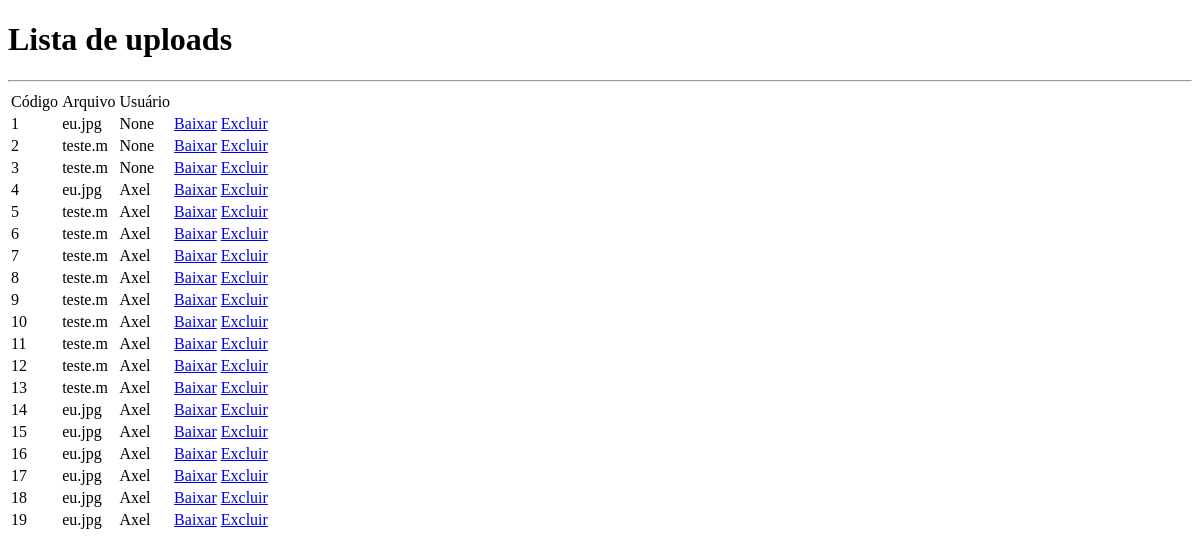
The app's page /uploads, older data.
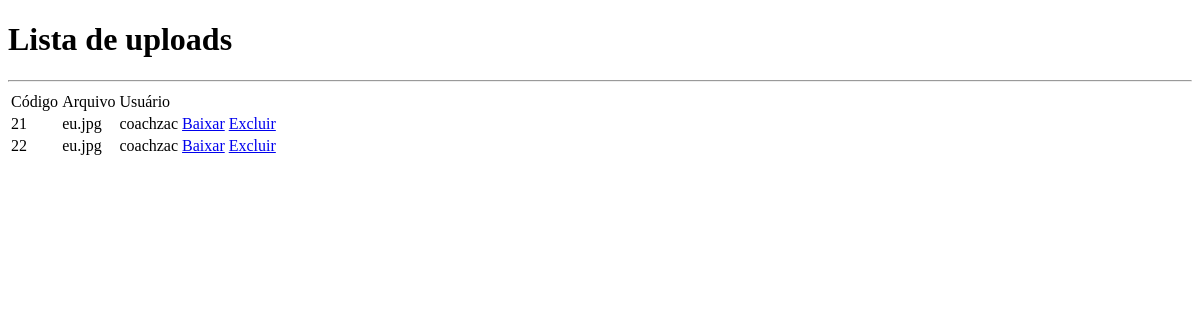
The same page, newer data.
### tables this page shows
CREATE TABLE uploads (
                id INTEGER NOT NULL PRIMARY KEY AUTOINCREMENT,
                file TEXT NOT NULL,
                username TEXT
                );

### main.py (the view)
@app.route('/uploads', methods=["GET", "POST"])
def uploads():
    uploads = upload.getUploads();
    print("tamanho: ", len(uploads))
    return render_template("listUploads.html", uploads=uploads, deleteUpload=upload.deleteUpload)

### upload.py (called while the page is built)
def getUploads():
    uploads = []
    conn = sqlite3.connect('flask.db')
    cursor = conn.cursor()
    cursor.execute("""
        SELECT * FROM uploads;
        """)
    for linha in cursor.fetchall():
        uploads.append(linha)
    conn.close()
    return uploads

### templates/listUploads.html
<!DOCTYPE html>
<html>
    <head>
    </head>
    <body>
        <h1>Lista de uploads</h1>
        <hr>
        <table>
            <tr>
            <td>Código</td>
            <td>Arquivo</td>
            <td>Usuário</td>
            <td></td>
            <td></td>
            </tr>
            {% for upload in uploads %}
                <tr>
                <td>{{ upload[0] }}</td>
                <td>{{ upload[1] }}</td>
                <td>{{ upload[2] }}
                <td><a href="/uploads/{{ upload[1] }}">Baixar</td>
                <td><a href="/delete/{{ upload[0] }}">Excluir</td>
                </tr>
            {% endfor %}
        </table>
    </body>
</html>

Row changes from the older to the newer data that the page shows:
removed uploads: id "1", file "eu.jpg", upload "None"
removed uploads: id "2", file "teste.m", upload "None"
removed uploads: id "3", file "teste.m", upload "None"
removed uploads: id "4", file "eu.jpg", username "Axel"
removed uploads: id "5", file "teste.m", username "Axel"
removed uploads: id "6", file "teste.m", username "Axel"
removed uploads: id "7", file "teste.m", username "Axel"
removed uploads: id "8", file "teste.m", username "Axel"
removed uploads: id "9", file "teste.m", username "Axel"
removed uploads: id "10", file "teste.m", username "Axel"
removed uploads: id "11", file "teste.m", username "Axel"
removed uploads: id "12", file "teste.m", username "Axel"
removed uploads: id "13", file "teste.m", username "Axel"
removed uploads: id "14", file "eu.jpg", username "Axel"
removed uploads: id "15", file "eu.jpg", username "Axel"
removed uploads: id "16", file "eu.jpg", username "Axel"
removed uploads: id "17", file "eu.jpg", username "Axel"
removed uploads: id "18", file "eu.jpg", username "Axel"
removed uploads: id "19", file "eu.jpg", username "Axel"
added uploads: id "21", file "eu.jpg", username "coachzac"
added uploads: id "22", file "eu.jpg", username "coachzac"
